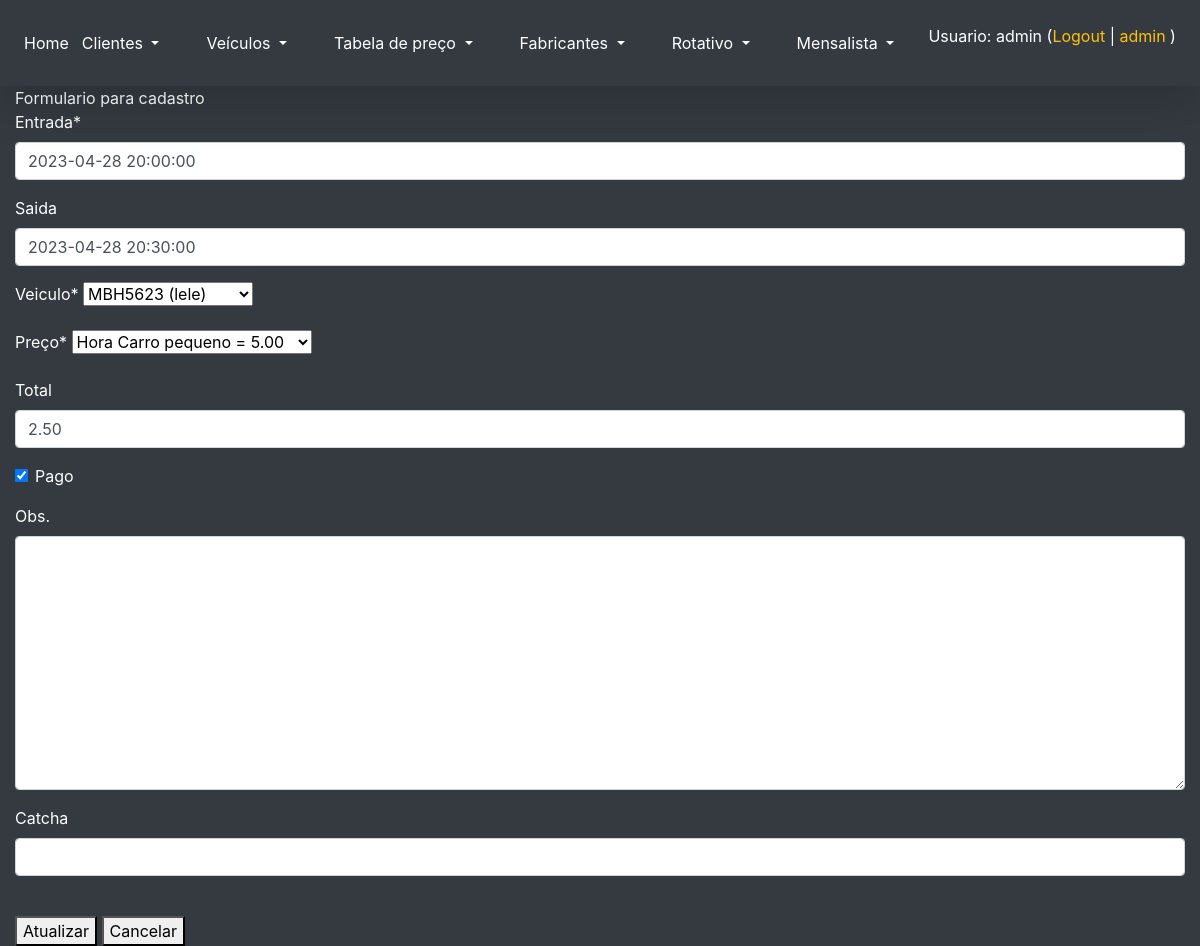
The app's page /atualiza_rotativo/1/ (signed in) with its own data.
### core/models.py (models this page shows, shortened)
class Rotativo(models.Model):
    data_hora_entrada = models.DateTimeField(auto_now=False, verbose_name='Entrada')
    data_hora_saida = models.DateTimeField(auto_now=False, blank=True, null=True, verbose_name='Saida')
    id_veiculo = models.ForeignKey(Veiculo, on_delete=models.CASCADE, verbose_name='Veiculo')
    id_tabela = models.ForeignKey(TabelaPreco, on_delete=models.CASCADE, verbose_name='Preço')
    total = models.DecimalField(max_digits=10, decimal_places=2,blank=True, null=True, verbose_name='Total' )
    pago = models.BooleanField(default=False, verbose_name='Pago')
    observacoes = models.TextField(blank=True, null=True, verbose_name='Obs. ')
    class Meta:
        verbose_name_plural = 'Rotativos'

### core/views.py (the view)
# urls.py: path('atualiza_rotativo/<int:id>/', atualiza_rotativo, name='url_atualiza_rotativo'),
@login_required
def atualiza_rotativo(request, id):
      if request.user.is_staff:
        obj = Rotativo.objects.get(id=id)
        form = FormRotativo(request.POST or None, request.FILES or None, instance=obj)
        if form.is_valid():
            obj.calcula_total()
            form.save()
            return redirect('url_listagem_rotativo')
        contexto = {'form': form, 'txt_title': 'atualiza_rotativo', 'txt_descricao': 'Atualiza Rotativo',
                    'txt_button': 'Atualizar'}
        return render(request, 'core/cadastro.html', contexto)
      return render(request, 'core/mensagem.html')

### core/forms.py
class FormRotativo(ModelForm):
    catcha = CaptchaField()
    class Meta:
        model = Rotativo
        fields = '__all__'
        widgets = {'data_hora_entrada': DateTimePickerInput(), 'data_hora_saida': DateTimePickerInput()}

### core/models.py (called while the page is built)
    def __str__(self):
        return f"{self.placa}  ({self.modelo})"

    def __str__(self):
        return f"{self.descricao} = {self.valor}"

### core/templates/core/cadastro.html (shortened to what this page needs)
{% extends 'base.html' %}
{%  load crispy_forms_tags %}
{% block main %}
    Formulario para cadastro <br>
  <form method="post" enctype="multipart/form-data">
    {{  form | crispy }} <br>
    <button type="submit">{{ txt_button }}</button>
  <button onclick="window.location.href= '/'">Cancelar</button>
  </form>
{% endblock %}

### templates/base.html (shortened to what this page needs)
<!DOCTYPE html>
<html lang="en">
<head>
    <link rel="stylesheet" href="https://cdn.jsdelivr.net/npm/bootstrap@4.6.2/dist/css/bootstrap.min.css">
</head>
<body class="bg-dark">
    <nav class="navbar navbar-expand-md p-4 w-100 shadow-lg text-white bg-dark navbar-dark align-items-center">
          <a href="/" class="text-white"> Home </a>
  <div class="collapse navbar-collapse" id="collapsibleNavbar">
      <ul class="navbar-nav align-items-start  flex justify-content-between w-100">
    <li class="nav-item">
      <div class="dropdown">
          <button type="button" class="btn btn-dark dropdown-toggle" data-toggle="dropdown">
            Clientes
          </button>
        </div>
    </li>
    <li class="nav-item">
      <div class="dropdown">
          <button type="button" class="btn btn-dark dropdown-toggle" data-toggle="dropdown">
            Veículos
          </button>
        </div>
    </li>
    <li class="nav-item">
      <div class="dropdown">
          <button type="button" class="btn btn-dark  dropdown-toggle" data-toggle="dropdown">
            Tabela de preço
          </button>
        </div>
    </li>
      <li class="nav-item">
      <div class="dropdown">
          <button type="button" class="btn btn-dark  dropdown-toggle" data-toggle="dropdown">
            Fabricantes
          </button>
        </div>
    </li>
      <li class="nav-item">
      <div class="dropdown">
          <button type="button" class="btn btn-dark  dropdown-toggle" data-toggle="dropdown">
            Rotativo
          </button>
        </div>
    </li>
      <li class="nav-item">
      <div class="dropdown">
          <button type="button" class="btn btn-dark  dropdown-toggle" data-toggle="dropdown">
            Mensalista
          </button>
        </div>
    </li>
      <li class="nav-item d-flex align-items-center">
          {% if user.get_username %}
            <div>
                Usuario: {{ user.get_username }}
                    (<a href="/accounts/logout" class="text-decoration-none text-warning">Logout</a> |
                    <a href="/admin/" class="text-decoration-none text-warning"> admin </a>)
            </div>
            {% else %}
                <div>
                    Usuario não autenticado
                        (<a href ="/accounts/login/" class="text-decoration-none text-warning">login</a> |
                        <a href ="/accounts/registrar" class="text-decoration-none text-warning"> registrar</a>)
                </div>
            {% endif %}<br>
      </li>
  </ul>
  </div>
</nav>
<div class="container-fluid text-white w-100 h-100">
    {%block main %}
    {% endblock %}
</div>
</body>
</html>

### records on screen
Rotativo: data_hora_entrada "2023-04-28 20:00:00", data_hora_saida "2023-04-28 20:30:00", id_veiculo "MBH5623 (lele)", id_tabela "Hora Carro pequeno = 5.00", total "2.50", pago "☑"

### other values on screen
{{ user.get_username }} "admin"
{{ txt_button }} "Atualizar"
